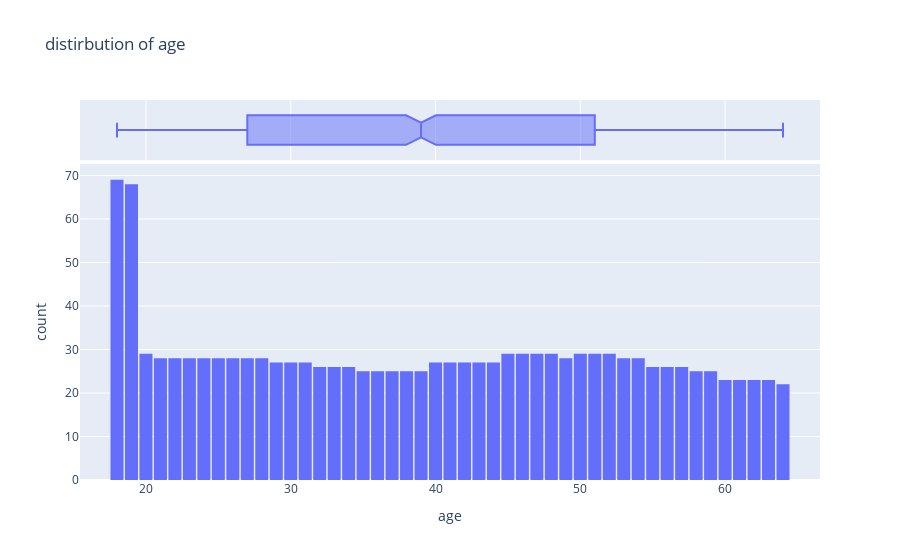

This figure's notebook cell:
### Code cell
fig=px.histogram(df,
             x="age",
             marginal="box",
             nbins=47,
             title="distirbution of age")
fig.update_layout(bargap=0.1)
fig.show()

### Figure 1 — Plotly figure (JSON) as saved in the notebook; plotly's stock layout.template omitted (floating-point values rounded to 4 significant figures; data arrays with more than 128 entries replaced by an {"elided": "..."} marker saying what was removed)
{"data": [{"alignmentgroup": "True", "bingroup": "x", "hovertemplate": "age=%{x}<br>count=%{y}<extra></extra>", "legendgroup": "", "marker": {"color": "#636efa", "pattern": {"shape": ""}}, "name": "", "nbinsx": 47, "offsetgroup": "", "orientation": "v", "showlegend": false, "type": "histogram", "x": {"elided": "1338 int values"}, "xaxis": "x", "yaxis": "y"}, {"alignmentgroup": "True", "hovertemplate": "age=%{x}<extra></extra>", "legendgroup": "", "marker": {"color": "#636efa"}, "name": "", "notched": true, "offsetgroup": "", "showlegend": false, "type": "box", "x": {"elided": "1338 int values"}, "xaxis": "x2", "yaxis": "y2"}], "layout": {"bargap": 0.1, "barmode": "relative", "legend": {"tracegroupgap": 0}, "title": {"text": "distirbution of age"}, "xaxis": {"anchor": "y", "domain": [0, 1], "title": {"text": "age"}}, "xaxis2": {"anchor": "y2", "domain": [0, 1], "matches": "x", "showgrid": true, "showticklabels": false}, "yaxis": {"anchor": "x", "domain": [0, 0.8316], "title": {"text": "count"}}, "yaxis2": {"anchor": "x2", "domain": [0.8416, 1], "matches": "y2", "showgrid": false, "showline": false, "showticklabels": false, "ticks": ""}}}
